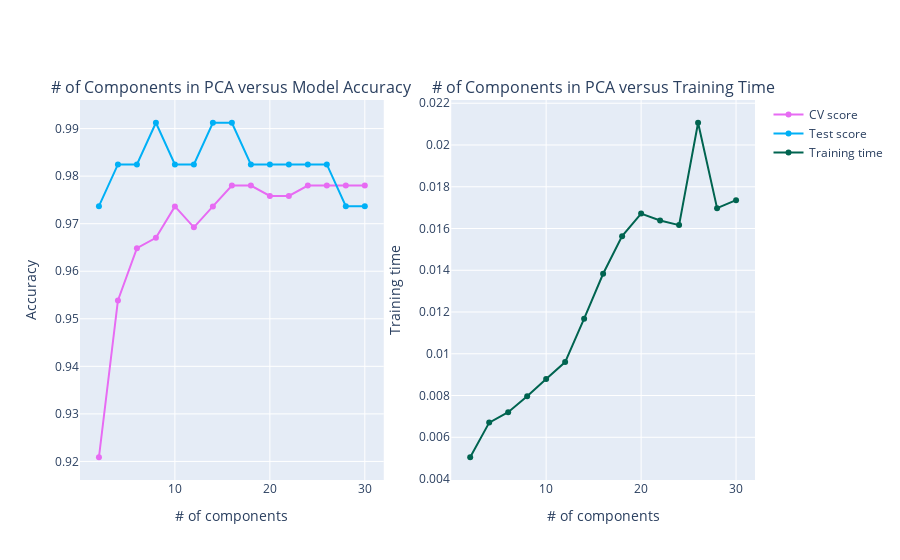

Here is the notebook cell this chart was saved with:
### Code cell
PCA_curves(PCA_cv_score,PCA_test_score,PCA_cv_training_time)

### Figure 1 — Plotly figure (JSON) as saved in the notebook; plotly's stock layout.template omitted (floating-point values rounded to 4 significant figures)
{"data": [{"line": {"color": "rgb(231,107,243)", "width": 2}, "name": "CV score", "x": [2, 4, 6, 8, 10, 12, 14, 16, 18, 20, 22, 24, 26, 28, 30], "y": [0.9209, 0.9538, 0.9648, 0.967, 0.9736, 0.9692, 0.9736, 0.978, 0.978, 0.9758, 0.9758, 0.978, 0.978, 0.978, 0.978], "type": "scatter", "xaxis": "x", "yaxis": "y"}, {"line": {"color": "rgb(0,176,246)", "width": 2}, "name": "Test score", "x": [2, 4, 6, 8, 10, 12, 14, 16, 18, 20, 22, 24, 26, 28, 30], "y": [0.9737, 0.9825, 0.9825, 0.9912, 0.9825, 0.9825, 0.9912, 0.9912, 0.9825, 0.9825, 0.9825, 0.9825, 0.9825, 0.9737, 0.9737], "type": "scatter", "xaxis": "x", "yaxis": "y"}, {"line": {"color": "rgb(0,100,80)", "width": 2}, "name": "Training time", "x": [2, 4, 6, 8, 10, 12, 14, 16, 18, 20, 22, 24, 26, 28, 30], "y": [0.005044, 0.006703, 0.007202, 0.007962, 0.008792, 0.009605, 0.01168, 0.01383, 0.01564, 0.01672, 0.01639, 0.01616, 0.02107, 0.01697, 0.01736], "type": "scatter", "xaxis": "x2", "yaxis": "y2"}], "layout": {"xaxis": {"anchor": "y", "domain": [0, 0.45], "title": {"text": "# of components"}, "type": "linear", "range": [-0.214, 32.21], "autorange": true}, "yaxis": {"anchor": "x", "domain": [0, 1], "title": {"text": "Accuracy"}, "type": "linear", "range": [0.9157, 0.9964], "autorange": true}, "xaxis2": {"anchor": "y2", "domain": [0.55, 1], "title": {"text": "# of components"}, "type": "linear", "range": [-0.214, 32.21], "autorange": true}, "yaxis2": {"anchor": "x2", "domain": [0, 1], "title": {"text": "Training time"}, "type": "linear", "range": [0.00387, 0.02224], "autorange": true}, "annotations": [{"font": {"size": 16}, "showarrow": false, "text": "# of Components in PCA versus Model Accuracy", "x": 0.225, "xanchor": "center", "xref": "paper", "y": 1, "yanchor": "bottom", "yref": "paper"}, {"font": {"size": 16}, "showarrow": false, "text": "# of Components in PCA versus Training Time", "x": 0.775, "xanchor": "center", "xref": "paper", "y": 1, "yanchor": "bottom", "yref": "paper"}], "autosize": true}}
